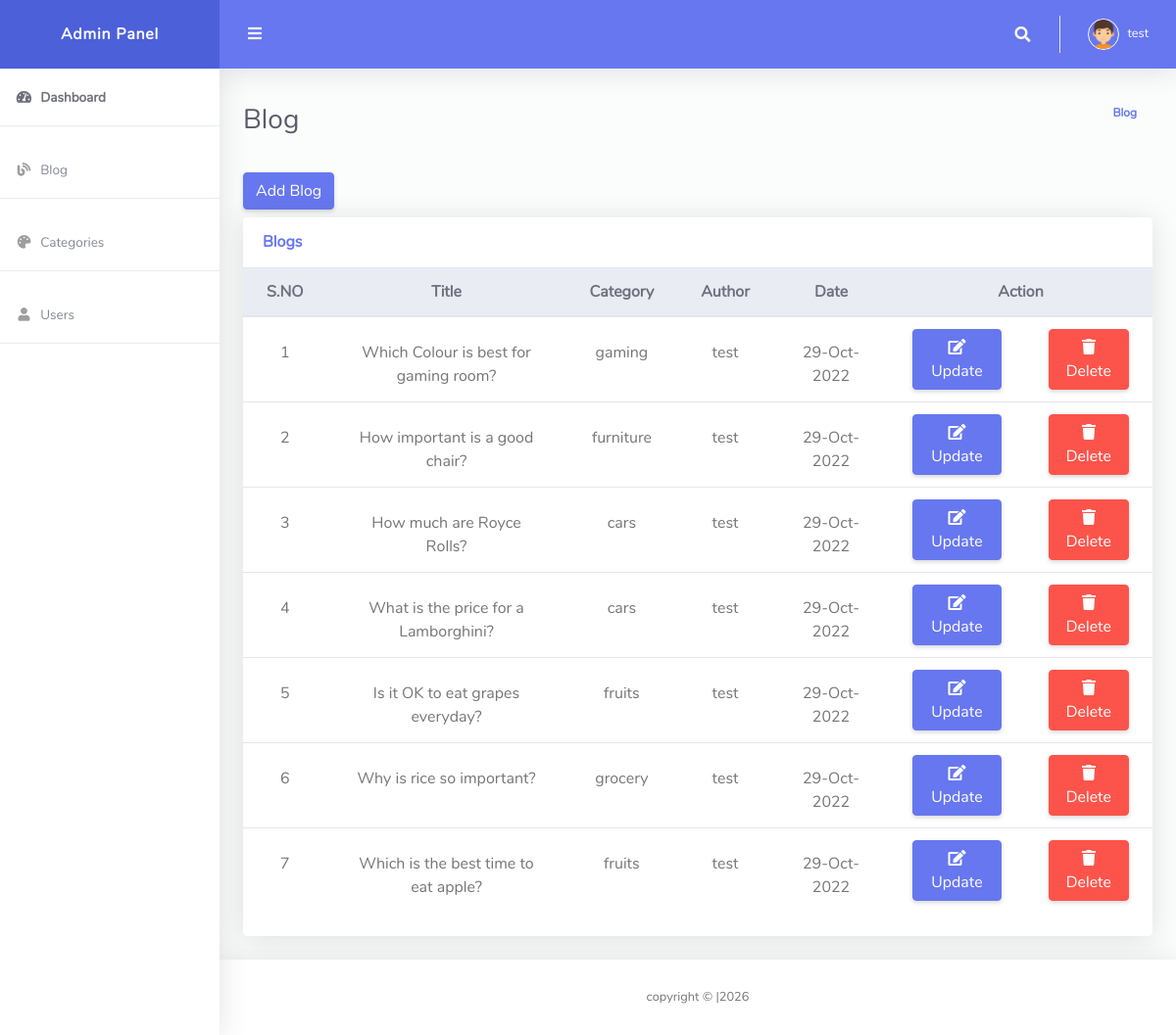
The page /admin/index.php (signed in) on the database its author committed.
### tables this page shows
CREATE TABLE `blog` (
  `blog_id` int(11) NOT NULL,
  `blog_title` varchar(255) NOT NULL,
  `blog_body` longtext NOT NULL,
  `youtube_url` varchar(500) NOT NULL,
  `blog_image` varchar(255) NOT NULL,
  `category` int(11) NOT NULL,
  `author_id` int(11) NOT NULL,
  `publish_date` timestamp NOT NULL DEFAULT current_timestamp() ON UPDATE current_timestamp()
);

CREATE TABLE `category` (
  `cat_id` int(11) NOT NULL,
  `cat_name` varchar(255) NOT NULL
);

CREATE TABLE `user` (
  `user_id` int(11) NOT NULL,
  `username` varchar(100) NOT NULL,
  `email` varchar(255) NOT NULL,
  `password` varchar(255) NOT NULL,
  `role` int(11) NOT NULL
);

### admin/index.php (the view, shortened to what this page needs)
<?php
include 'partials/_header.php';
include 'partials/_navbar.php';
if(isset($_SESSION['user_data'])){
    $user_id = $_SESSION['user_data']['user_id'];
}
$select_blog_sql = "SELECT * FROM `blog` LEFT JOIN category ON blog.category = category.cat_id LEFT JOIN user ON blog.author_id = user.user_id WHERE user.user_id = '$user_id' ORDER BY blog.publish_date DESC;";
$select_blog_result = mysqli_query($conn,$select_blog_sql);
$check_blog = mysqli_num_rows($select_blog_result);
?>
<div class="container-fluid" id="container-wrapper">
    <div class="d-sm-flex align-items-center justify-content-between mb-4">
        <h1 class="h3 mb-0 text-gray-800">Blog</h1>
        <ol class="breadcrumb">
            <li class="breadcrumb-item"><a href="index.php">Blog</a></li>
        </ol>
    </div>
    <div class="row">
        <div class="col-12">
            <a class="btn btn-primary mb-2" href="add_blog.php">Add Blog</a>
        </div>
        <div class="col-lg-12 mb-4">
            <div class="card">
                <div class="card-header py-3 d-flex flex-row align-items-center justify-content-between">
                    <h6 class="m-0 font-weight-bold text-primary">Blogs</h6>
                </div>
                <div class="table-responsive">
                    <table class="table align-items-center table-flush">
                        <thead class="thead-light">
                            <tr>
                                <th class="text-center">S.NO</th>
                                <th class="text-center">Title</th>
                                <th class="text-center">Category</th>
                                <th class="text-center">Author</th>
                                <th class="text-center">Date</th>
                                <th class="text-center" colspan="2">Action</th>
                            </tr>
                        </thead>
                        <tbody>
                            <?php
                            if($check_blog>0){
                                $count = 1;
                                while($rows= mysqli_fetch_assoc($select_blog_result)){
                                    echo '<tr>
                                    <td class="text-center pt-4">'.$count.'</td>
                                    <td class="text-center pt-4">'.$rows['blog_title'].'</td>
                                    <td class="text-center pt-4">'.$rows['cat_name'].'</td>
                                    <td class="text-center pt-4">'.$rows['username'].'</td>
                                    <td class="text-center pt-4">'.date('d-M-Y', strtotime($rows['publish_date'])).'</td>';
                                ++$count;
                            ?>
                            <?php
                             echo   '<td class="text-center">
                                        <a href="update_blog.php?id='.$rows['blog_id'].'" class="btn btn-primary">
                                            <i class="fas fa-edit"></i>
                                            <span>Update</span>
                                        </a>
                                     </td>';
                            ?>
                                    <td>
                                        <form  method="POST" onsubmit="return confirm('Are you sure want to Delete?')">
                                                 <button type="submit" name="delete_blog" class="btn btn-danger">
                                                 <i class="fas fa-trash"></i>
                                                 <span>Delete</span>
                                                 </button>
                                        </form>
                                   </td>
                        <?php echo  '</tr>';
                        }
                        }else{
                            echo "no rows Found";
                        }
                        ?>
                        </tbody>
                    </table>
                </div>
                <div class="card-footer"></div>
            </div>
        </div>
    </div>
</div>
<?php
include 'partials/_footer.php';
?>

### rows shown on the page
blog: blog_title "Which Colour is best for gaming room?", category.cat_name "gaming", author.username "test", publish_date "29-Oct-2022"
blog: blog_title "How important is a good chair?", category.cat_name "furniture", author.username "test", publish_date "29-Oct-2022"
blog: blog_title "How much are Royce Rolls?", category.cat_name "cars", author.username "test", publish_date "29-Oct-2022"
blog: blog_title "What is the price for a Lamborghini?", category.cat_name "cars", author.username "test", publish_date "29-Oct-2022"
blog: blog_title "Is it OK to eat grapes everyday?", category.cat_name "fruits", author.username "test", publish_date "29-Oct-2022"
blog: blog_title "Why is rice so important?", category.cat_name "grocery", author.username "test", publish_date "29-Oct-2022"
blog: blog_title "Which is the best time to eat apple?", category.cat_name "fruits", author.username "test", publish_date "29-Oct-2022"

### other values the page prints
$_SESSION['user_data']['user_name'] "test"
